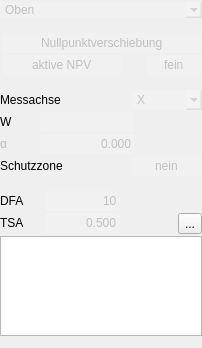
<?xml version="1.0" encoding="UTF-8"?>
<ui version="4.0">
 <class>TP_Nut</class>
 <widget class="QWidget" name="TP_Nut">
  <property name="geometry">
   <rect>
    <x>0</x>
    <y>0</y>
    <width>202</width>
    <height>348</height>
   </rect>
  </property>
  <property name="maximumSize">
   <size>
    <width>270</width>
    <height>16777215</height>
   </size>
  </property>
  <property name="windowTitle">
   <string>Form</string>
  </property>
  <property name="styleSheet">
   <string notr="true">QLineEdit{color:rgb(192,192,192);
                  background-color: rgba(255, 255, 255,32);
                  border-radius:3px;}
QLineEdit:focus{color:rgb(192,192,192);
                             border: 1px solid;
                             border-color: rgb(0, 128, 0);
                            selection-background-color: rgb(40, 76, 117);}

QComboBox{color:rgb(192,192,192);
                        background-color: rgba(255, 255, 255,32);
                         border-radius:3px;}</string>
  </property>
  <layout class="QVBoxLayout" name="verticalLayout">
   <property name="spacing">
    <number>0</number>
   </property>
   <property name="leftMargin">
    <number>0</number>
   </property>
   <property name="topMargin">
    <number>0</number>
   </property>
   <property name="rightMargin">
    <number>0</number>
   </property>
   <property name="bottomMargin">
    <number>0</number>
   </property>
   <item>
    <widget class="MComboBox" name="comboBox_Frame">
     <item>
      <property name="text">
       <string>Oben</string>
      </property>
     </item>
     <item>
      <property name="text">
       <string>Hinten</string>
      </property>
     </item>
     <item>
      <property name="text">
       <string>Links</string>
      </property>
     </item>
     <item>
      <property name="text">
       <string>Vorne</string>
      </property>
     </item>
     <item>
      <property name="text">
       <string>Rechts</string>
      </property>
     </item>
    </widget>
   </item>
   <item>
    <spacer name="verticalSpacer_2">
     <property name="orientation">
      <enum>Qt::Vertical</enum>
     </property>
     <property name="sizeType">
      <enum>QSizePolicy::Fixed</enum>
     </property>
     <property name="sizeHint" stdset="0">
      <size>
       <width>20</width>
       <height>13</height>
      </size>
     </property>
    </spacer>
   </item>
   <item>
    <layout class="QHBoxLayout" name="horizontalLayout_2">
     <property name="spacing">
      <number>0</number>
     </property>
     <item>
      <spacer name="horizontalSpacer_Nullpunktverschiebung_2">
       <property name="orientation">
        <enum>Qt::Horizontal</enum>
       </property>
       <property name="sizeType">
        <enum>QSizePolicy::Expanding</enum>
       </property>
       <property name="sizeHint" stdset="0">
        <size>
         <width>40</width>
         <height>20</height>
        </size>
       </property>
      </spacer>
     </item>
     <item>
      <widget class="QLineEdit" name="lineEdit_Nullpunkverschiebung_2">
       <property name="enabled">
        <bool>false</bool>
       </property>
       <property name="minimumSize">
        <size>
         <width>200</width>
         <height>0</height>
        </size>
       </property>
       <property name="maximumSize">
        <size>
         <width>200</width>
         <height>20</height>
        </size>
       </property>
       <property name="text">
        <string>Nullpunktverschiebung</string>
       </property>
       <property name="alignment">
        <set>Qt::AlignCenter</set>
       </property>
      </widget>
     </item>
    </layout>
   </item>
   <item>
    <layout class="QHBoxLayout" name="horizontalLayout_Aktive_NPV_2">
     <property name="spacing">
      <number>0</number>
     </property>
     <item>
      <spacer name="horizontalSpacer_4">
       <property name="orientation">
        <enum>Qt::Horizontal</enum>
       </property>
       <property name="sizeType">
        <enum>QSizePolicy::Expanding</enum>
       </property>
       <property name="sizeHint" stdset="0">
        <size>
         <width>40</width>
         <height>20</height>
        </size>
       </property>
      </spacer>
     </item>
     <item>
      <widget class="QLineEdit" name="lineEdit_Aktive_NPV_3">
       <property name="enabled">
        <bool>false</bool>
       </property>
       <property name="minimumSize">
        <size>
         <width>120</width>
         <height>0</height>
        </size>
       </property>
       <property name="maximumSize">
        <size>
         <width>120</width>
         <height>20</height>
        </size>
       </property>
       <property name="text">
        <string>aktive NPV</string>
       </property>
       <property name="alignment">
        <set>Qt::AlignCenter</set>
       </property>
      </widget>
     </item>
     <item>
      <spacer name="horizontalSpacer_8">
       <property name="orientation">
        <enum>Qt::Horizontal</enum>
       </property>
       <property name="sizeType">
        <enum>QSizePolicy::Fixed</enum>
       </property>
       <property name="sizeHint" stdset="0">
        <size>
         <width>25</width>
         <height>20</height>
        </size>
       </property>
      </spacer>
     </item>
     <item>
      <widget class="QLineEdit" name="lineEdit_Aktive_NPV_4">
       <property name="enabled">
        <bool>false</bool>
       </property>
       <property name="minimumSize">
        <size>
         <width>55</width>
         <height>0</height>
        </size>
       </property>
       <property name="maximumSize">
        <size>
         <width>55</width>
         <height>20</height>
        </size>
       </property>
       <property name="text">
        <string>fein</string>
       </property>
       <property name="alignment">
        <set>Qt::AlignCenter</set>
       </property>
      </widget>
     </item>
    </layout>
   </item>
   <item>
    <spacer name="verticalSpacer">
     <property name="orientation">
      <enum>Qt::Vertical</enum>
     </property>
     <property name="sizeType">
      <enum>QSizePolicy::Fixed</enum>
     </property>
     <property name="sizeHint" stdset="0">
      <size>
       <width>20</width>
       <height>13</height>
      </size>
     </property>
    </spacer>
   </item>
   <item>
    <layout class="QHBoxLayout" name="horizontalLayout_Messachse">
     <property name="spacing">
      <number>2</number>
     </property>
     <item>
      <widget class="QLabel" name="label_Messrichtung_2">
       <property name="enabled">
        <bool>true</bool>
       </property>
       <property name="minimumSize">
        <size>
         <width>0</width>
         <height>20</height>
        </size>
       </property>
       <property name="maximumSize">
        <size>
         <width>16777215</width>
         <height>20</height>
        </size>
       </property>
       <property name="text">
        <string>Messachse</string>
       </property>
      </widget>
     </item>
     <item>
      <spacer name="horizontalSpacer_9">
       <property name="orientation">
        <enum>Qt::Horizontal</enum>
       </property>
       <property name="sizeHint" stdset="0">
        <size>
         <width>40</width>
         <height>20</height>
        </size>
       </property>
      </spacer>
     </item>
     <item>
      <widget class="MComboBox" name="comboBox_Messachse">
       <property name="minimumSize">
        <size>
         <width>70</width>
         <height>20</height>
        </size>
       </property>
       <property name="maximumSize">
        <size>
         <width>70</width>
         <height>20</height>
        </size>
       </property>
       <item>
        <property name="text">
         <string>X</string>
        </property>
       </item>
       <item>
        <property name="text">
         <string>Y</string>
        </property>
       </item>
      </widget>
     </item>
    </layout>
   </item>
   <item>
    <layout class="QHBoxLayout" name="horizontalLayout_W">
     <property name="spacing">
      <number>0</number>
     </property>
     <item>
      <widget class="QLabel" name="label_W">
       <property name="minimumSize">
        <size>
         <width>40</width>
         <height>20</height>
        </size>
       </property>
       <property name="maximumSize">
        <size>
         <width>16777215</width>
         <height>20</height>
        </size>
       </property>
       <property name="text">
        <string>W</string>
       </property>
      </widget>
     </item>
     <item>
      <widget class="QLineEdit" name="lineEdit_W">
       <property name="minimumSize">
        <size>
         <width>95</width>
         <height>20</height>
        </size>
       </property>
       <property name="maximumSize">
        <size>
         <width>95</width>
         <height>16777215</height>
        </size>
       </property>
       <property name="text">
        <string/>
       </property>
       <property name="alignment">
        <set>Qt::AlignRight|Qt::AlignTrailing|Qt::AlignVCenter</set>
       </property>
      </widget>
     </item>
     <item>
      <spacer name="horizontalSpacer_11">
       <property name="orientation">
        <enum>Qt::Horizontal</enum>
       </property>
       <property name="sizeHint" stdset="0">
        <size>
         <width>40</width>
         <height>20</height>
        </size>
       </property>
      </spacer>
     </item>
    </layout>
   </item>
   <item>
    <layout class="QHBoxLayout" name="horizontalLayout_Alpha_2">
     <property name="spacing">
      <number>0</number>
     </property>
     <item>
      <widget class="QLabel" name="label_Alpha_2">
       <property name="enabled">
        <bool>false</bool>
       </property>
       <property name="minimumSize">
        <size>
         <width>40</width>
         <height>20</height>
        </size>
       </property>
       <property name="maximumSize">
        <size>
         <width>16777215</width>
         <height>20</height>
        </size>
       </property>
       <property name="text">
        <string>α</string>
       </property>
      </widget>
     </item>
     <item>
      <widget class="QLineEdit" name="lineEdit_Alpha_2">
       <property name="enabled">
        <bool>false</bool>
       </property>
       <property name="minimumSize">
        <size>
         <width>75</width>
         <height>20</height>
        </size>
       </property>
       <property name="maximumSize">
        <size>
         <width>95</width>
         <height>16777215</height>
        </size>
       </property>
       <property name="text">
        <string>0.000</string>
       </property>
       <property name="alignment">
        <set>Qt::AlignRight|Qt::AlignTrailing|Qt::AlignVCenter</set>
       </property>
      </widget>
     </item>
     <item>
      <spacer name="horizontalSpacer_12">
       <property name="orientation">
        <enum>Qt::Horizontal</enum>
       </property>
       <property name="sizeHint" stdset="0">
        <size>
         <width>40</width>
         <height>20</height>
        </size>
       </property>
      </spacer>
     </item>
    </layout>
   </item>
   <item>
    <layout class="QHBoxLayout" name="horizontalLayout_Schutzzone_2">
     <property name="spacing">
      <number>0</number>
     </property>
     <item>
      <widget class="QLabel" name="label_Schutzzone">
       <property name="enabled">
        <bool>true</bool>
       </property>
       <property name="minimumSize">
        <size>
         <width>0</width>
         <height>20</height>
        </size>
       </property>
       <property name="maximumSize">
        <size>
         <width>16777215</width>
         <height>20</height>
        </size>
       </property>
       <property name="text">
        <string>Schutzzone</string>
       </property>
      </widget>
     </item>
     <item>
      <spacer name="horizontalSpacer_13">
       <property name="orientation">
        <enum>Qt::Horizontal</enum>
       </property>
       <property name="sizeType">
        <enum>QSizePolicy::Expanding</enum>
       </property>
       <property name="sizeHint" stdset="0">
        <size>
         <width>25</width>
         <height>20</height>
        </size>
       </property>
      </spacer>
     </item>
     <item>
      <widget class="QLineEdit" name="lineEdit_Schutzzone">
       <property name="enabled">
        <bool>false</bool>
       </property>
       <property name="minimumSize">
        <size>
         <width>70</width>
         <height>0</height>
        </size>
       </property>
       <property name="maximumSize">
        <size>
         <width>70</width>
         <height>20</height>
        </size>
       </property>
       <property name="text">
        <string>nein</string>
       </property>
       <property name="alignment">
        <set>Qt::AlignCenter</set>
       </property>
      </widget>
     </item>
    </layout>
   </item>
   <item>
    <spacer name="verticalSpacer_3">
     <property name="orientation">
      <enum>Qt::Vertical</enum>
     </property>
     <property name="sizeType">
      <enum>QSizePolicy::Fixed</enum>
     </property>
     <property name="sizeHint" stdset="0">
      <size>
       <width>20</width>
       <height>13</height>
      </size>
     </property>
    </spacer>
   </item>
   <item>
    <layout class="QHBoxLayout" name="horizontalLayout_DFA">
     <item>
      <widget class="QLabel" name="label_DFA">
       <property name="minimumSize">
        <size>
         <width>45</width>
         <height>0</height>
        </size>
       </property>
       <property name="maximumSize">
        <size>
         <width>45</width>
         <height>20</height>
        </size>
       </property>
       <property name="text">
        <string>DFA</string>
       </property>
      </widget>
     </item>
     <item>
      <widget class="QLineEdit" name="lineEdit_DFA">
       <property name="maximumSize">
        <size>
         <width>75</width>
         <height>20</height>
        </size>
       </property>
       <property name="text">
        <string>10</string>
       </property>
       <property name="alignment">
        <set>Qt::AlignRight|Qt::AlignTrailing|Qt::AlignVCenter</set>
       </property>
      </widget>
     </item>
     <item>
      <spacer name="horizontalSpacer_DFA">
       <property name="orientation">
        <enum>Qt::Horizontal</enum>
       </property>
       <property name="sizeHint" stdset="0">
        <size>
         <width>40</width>
         <height>20</height>
        </size>
       </property>
      </spacer>
     </item>
    </layout>
   </item>
   <item>
    <layout class="QHBoxLayout" name="horizontalLayout_TSA">
     <item>
      <widget class="QLabel" name="label_TSA">
       <property name="minimumSize">
        <size>
         <width>45</width>
         <height>0</height>
        </size>
       </property>
       <property name="maximumSize">
        <size>
         <width>45</width>
         <height>20</height>
        </size>
       </property>
       <property name="text">
        <string>TSA</string>
       </property>
      </widget>
     </item>
     <item>
      <widget class="QLineEdit" name="lineEdit_TSA">
       <property name="maximumSize">
        <size>
         <width>75</width>
         <height>20</height>
        </size>
       </property>
       <property name="text">
        <string>0.500</string>
       </property>
       <property name="alignment">
        <set>Qt::AlignRight|Qt::AlignTrailing|Qt::AlignVCenter</set>
       </property>
      </widget>
     </item>
     <item>
      <spacer name="horizontalSpacer_TSA">
       <property name="orientation">
        <enum>Qt::Horizontal</enum>
       </property>
       <property name="sizeHint" stdset="0">
        <size>
         <width>40</width>
         <height>20</height>
        </size>
       </property>
      </spacer>
     </item>
     <item>
      <widget class="QToolButton" name="toolButton_Paste">
       <property name="text">
        <string>...</string>
       </property>
       <property name="icon">
        <iconset>
         <normalon>:/Icons/Main/paste.png</normalon>
        </iconset>
       </property>
      </widget>
     </item>
    </layout>
   </item>
   <item>
    <widget class="QTextEdit" name="textEdit_Anfahren">
     <property name="minimumSize">
      <size>
       <width>0</width>
       <height>100</height>
      </size>
     </property>
     <property name="maximumSize">
      <size>
       <width>16777215</width>
       <height>100</height>
      </size>
     </property>
     <property name="font">
      <font>
       <family>Lucida Console</family>
      </font>
     </property>
    </widget>
   </item>
  </layout>
 </widget>
 <customwidgets>
  <customwidget>
   <class>MComboBox</class>
   <extends>QComboBox</extends>
   <header location="global">Classes/mcombobox.h</header>
  </customwidget>
 </customwidgets>
 <resources/>
 <connections/>
</ui>
